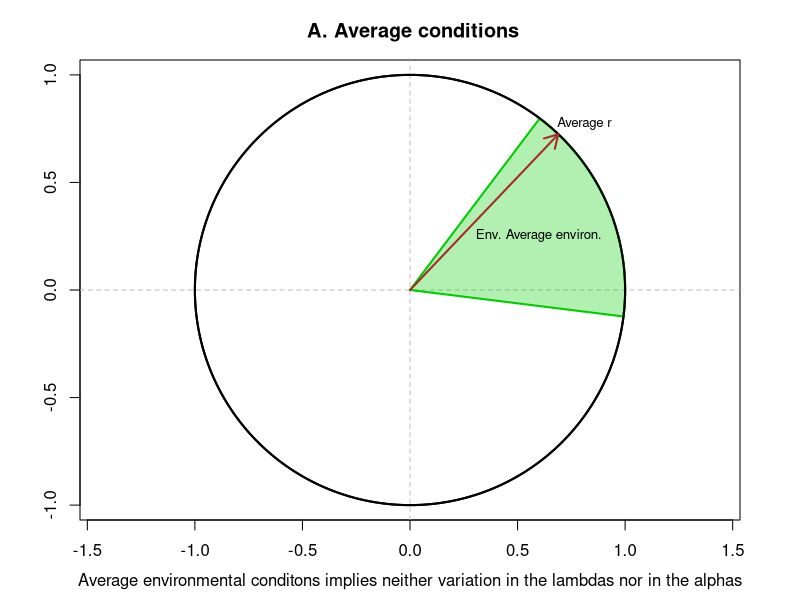
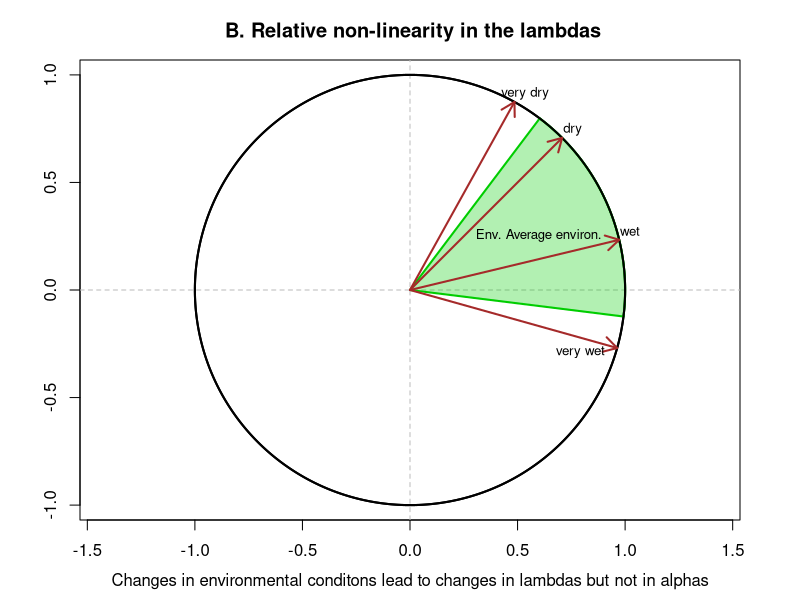
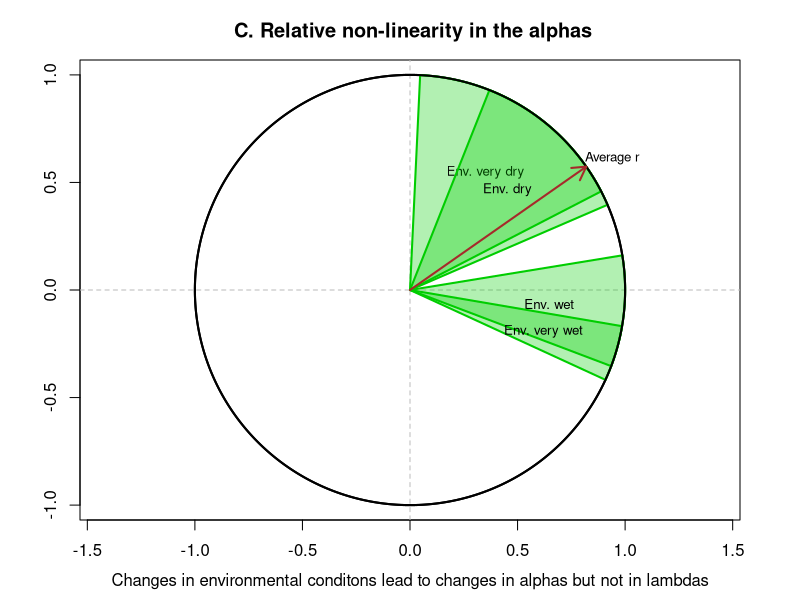
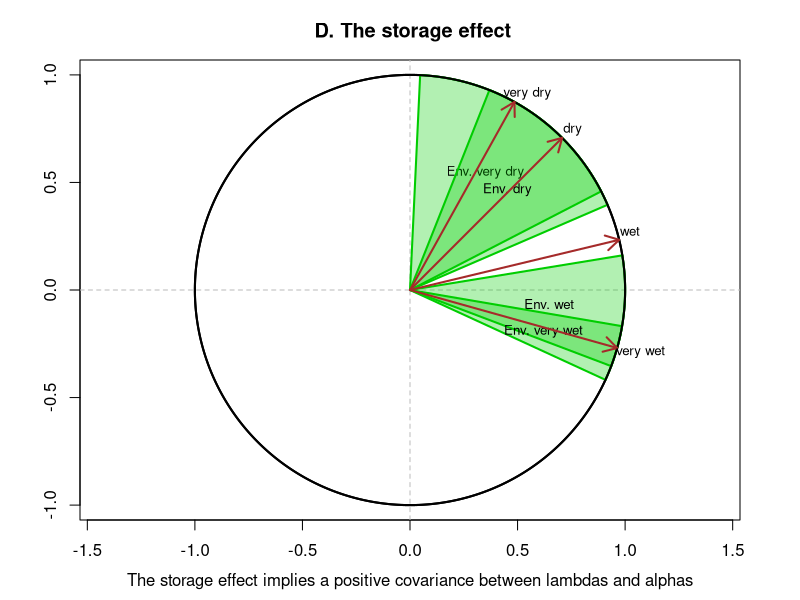
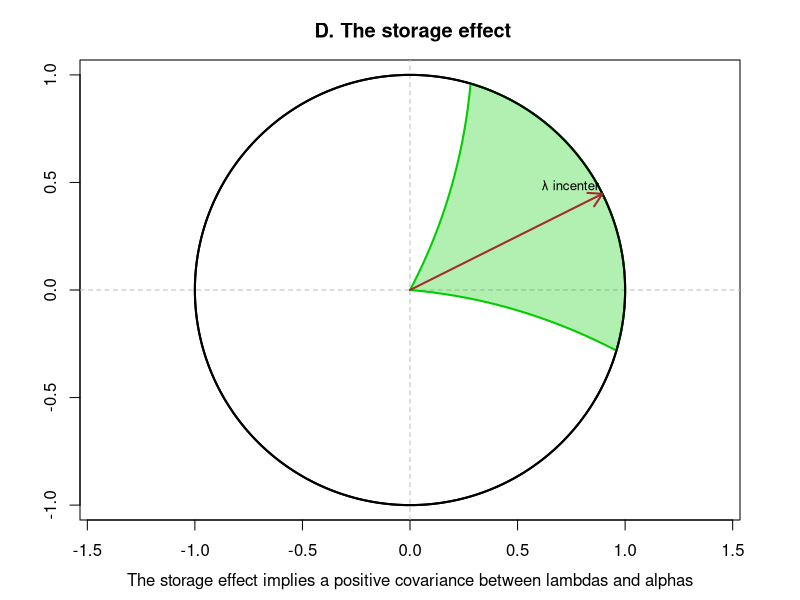

Generate these figures, in order, with R:
library(jpeg)

#par(mfrow = c(2, 2))

# Average conditions ----

# Set up the plot
jpeg("figures/Average conditions.jpg")

par(mar = c(4, 4, 3, 3))  # Set margins
plot(NULL, xlim = c(-0.99, 0.99), ylim = c(-0.99, 0.99), asp = 1,
     xlab = " ", ylab = " ", main = " A. Average conditions")

# Draw the unit circle
theta <- seq(0, 2*pi, length.out = 1000)
x_circle <- cos(theta)
y_circle <- sin(theta)
lines(x_circle, y_circle, col = "black", lwd = 2)

# Add coordinate axes
abline(h = 0, v = 0, col = "gray", lty = 2)

# Number of cones to draw
num_cones <- 1

# Starting positions for cones (in radians)
start_positions <- 0.4


# Different widths for each cone (in radians)
cone_widths <- c(pi/3)

# Colors for the cones
cone_colors <- "green3"

env <- c("Average environ.")

# Draw each cone
for (i in 1:num_cones) {
  # Cone center angle and width
  center_angle <- start_positions[i]
  width <- cone_widths[i]
  
  # Calculate arc on the unit circle for this cone
  arc_angles <- seq(center_angle - width/2, center_angle + width/2, length.out = 100)
  x_arc <- cos(arc_angles)
  y_arc <- sin(arc_angles)
  
  # Draw filled cone
  polygon(c(0, x_arc, 0), c(0, y_arc, 0), col = adjustcolor(cone_colors[i], alpha = 0.3), border = NA)
  
  # Draw cone borders
  segments(0, 0, cos(center_angle - width/2), sin(center_angle - width/2), col = cone_colors[i], lwd = 2)
  segments(0, 0, cos(center_angle + width/2), sin(center_angle + width/2), col = cone_colors[i], lwd = 2)
  
  # Draw arc on unit circle
  lines(x_arc, y_arc, col = cone_colors[i], lwd = 2)
  
  # Add label in the middle of each cone
  label_angle <- center_angle
  label_r <- 0.65  # position of label (distance from origin)
  text(label_r * cos(label_angle), label_r * sin(label_angle), 
       paste0("Env. ", env[i]), col = "black", cex = 0.8)
}

lines(x_circle, y_circle, col = "black", lwd = 2)

#draw a single vector that starts from origin zero, and its normalized
r <- c(1,1.05)
point1 <-r/sqrt(sum(r^2))
arrows(0, 0, x1 = point1[1], y1 = point1[2], length = 0.15, angle = 30,
       code = 2, col = "brown", lty =1, lwd=2)
text(x=point1[1]+0.12, y=point1[2]+0.05, "Average r", cex=0.8)


# Add title at the bottom for explanation
mtext("Average environmental conditons implies neither variation in the lambdas nor in the alphas", side = 1, line = 2.5)
dev.off()

# Relative non-linearity in the lambdas ----

jpeg("figures/Relative non linearity lambdas.jpg")

# Set up the plot
par(mar = c(4, 4, 3, 3))  # Set margins
plot(NULL, xlim = c(-0.99, 0.99), ylim = c(-0.99, 0.99), asp = 1,
     xlab = " ", ylab = " ", main = " B. Relative non-linearity in the lambdas")

# Draw the unit circle
theta <- seq(0, 2*pi, length.out = 1000)
x_circle <- cos(theta)
y_circle <- sin(theta)
lines(x_circle, y_circle, col = "black", lwd = 2)

# Add coordinate axes
abline(h = 0, v = 0, col = "gray", lty = 2)

# Number of cones to draw
num_cones <- 1

# Starting positions for cones (in radians)
start_positions <- 0.4


# Different widths for each cone (in radians)
cone_widths <- c(pi/3)

# Colors for the cones
cone_colors <- "green3"

env <- c("Average environ.")

# Draw each cone
for (i in 1:num_cones) {
  # Cone center angle and width
  center_angle <- start_positions[i]
  width <- cone_widths[i]
  
  # Calculate arc on the unit circle for this cone
  arc_angles <- seq(center_angle - width/2, center_angle + width/2, length.out = 100)
  x_arc <- cos(arc_angles)
  y_arc <- sin(arc_angles)
  
  # Draw filled cone
  polygon(c(0, x_arc, 0), c(0, y_arc, 0), col = adjustcolor(cone_colors[i], alpha = 0.3), border = NA)
  
  # Draw cone borders
  segments(0, 0, cos(center_angle - width/2), sin(center_angle - width/2), col = cone_colors[i], lwd = 2)
  segments(0, 0, cos(center_angle + width/2), sin(center_angle + width/2), col = cone_colors[i], lwd = 2)
  
  # Draw arc on unit circle
  lines(x_arc, y_arc, col = cone_colors[i], lwd = 2)
  
  # Add label in the middle of each cone
  label_angle <- center_angle
  label_r <- 0.65  # position of label (distance from origin)
  text(label_r * cos(label_angle), label_r * sin(label_angle), 
       paste0("Env. ", env[i]), col = "black", cex = 0.8)
}

lines(x_circle, y_circle, col = "black", lwd = 2)

#draw multiple vectors that starts from origin zero, and its normalized
r <- c(1,1)
point1 <-r/sqrt(sum(r^2))
arrows(0, 0, x1 = point1[1], y1 = point1[2], length = 0.15, angle = 30,
       code = 2, col = "brown", lty =1, lwd=2)
text(x=point1[1]+0.05, y=point1[2]+0.04, "dry", cex=0.8)

r <- c(1,1.8)
point1 <-r/sqrt(sum(r^2))
arrows(0, 0, x1 = point1[1], y1 = point1[2], length = 0.15, angle = 30,
       code = 2, col = "brown", lty =1, lwd=2)
text(x=point1[1]+0.05, y=point1[2]+0.04, "very dry", cex=0.8)

r <- c(2.5,0.6)
point1 <-r/sqrt(sum(r^2))
arrows(0, 0, x1 = point1[1], y1 = point1[2], length = 0.15, angle = 30,
       code = 2, col = "brown", lty =1, lwd=2)
text(x=point1[1]+0.05, y=point1[2]+0.04, "wet", cex=0.8)

r <- c(2.5,-0.7)
point1 <-r/sqrt(sum(r^2))
arrows(0, 0, x1 = point1[1], y1 = point1[2], length = 0.15, angle = 30,
       code = 2, col = "brown", lty =1, lwd=2)
text(x=point1[1]-0.17, y=point1[2]-0.02, "very wet", cex=0.8)

# Add title at the bottom for explanation
mtext("Changes in environmental conditons lead to changes in lambdas but not in alphas", side = 1, line = 2.5)
dev.off()

# Relative non-linearity in the alphas ----

# Set up the plot
jpeg("figures/Relative non linearity alphas.jpg")
par(mar = c(4, 4, 3, 3))  # Set margins
plot(NULL, xlim = c(-0.99, 0.99), ylim = c(-0.99, 0.99), asp = 1,
     xlab = " ", ylab = " ", main = " C. Relative non-linearity in the alphas")

# Draw the unit circle
theta <- seq(0, 2*pi, length.out = 1000)
x_circle <- cos(theta)
y_circle <- sin(theta)
lines(x_circle, y_circle, col = "black", lwd = 2)

# Add coordinate axes
abline(h = 0, v = 0, col = "gray", lty = 2)

# Number of cones to draw
num_cones <- 4

# Starting positions for cones (in radians)
start_positions <- c(-0.1, -0.3, 1, 0.8)


# Different widths for each cone (in radians)
cone_widths <- c(pi/6, pi/12, pi/3, pi/4)

# Colors for the cones
cone_colors <- rep("green3", times = num_cones)

env <- c("wet", "very wet","very dry", "dry")

# Draw each cone
for (i in 1:num_cones) {
  # Cone center angle and width
  center_angle <- start_positions[i]
  width <- cone_widths[i]
  
  # Calculate arc on the unit circle for this cone
  arc_angles <- seq(center_angle - width/2, center_angle + width/2, length.out = 100)
  x_arc <- cos(arc_angles)
  y_arc <- sin(arc_angles)
  
  # Draw filled cone
  polygon(c(0, x_arc, 0), c(0, y_arc, 0), col = adjustcolor(cone_colors[i], alpha = 0.3), border = NA)
  
  # Draw cone borders
  segments(0, 0, cos(center_angle - width/2), sin(center_angle - width/2), col = cone_colors[i], lwd = 2)
  segments(0, 0, cos(center_angle + width/2), sin(center_angle + width/2), col = cone_colors[i], lwd = 2)
  
  # Draw arc on unit circle
  lines(x_arc, y_arc, col = cone_colors[i], lwd = 2)
  
  # Add label in the middle of each cone
  label_angle <- center_angle
  label_r <- 0.65  # position of label (distance from origin)
  text(label_r * cos(label_angle), label_r * sin(label_angle), 
       paste0("Env. ", env[i]), col = "black", cex = 0.8)
}

lines(x_circle, y_circle, col = "black", lwd = 2)

#draw a single vector that starts from origin zero, and its normalized
r <- c(1,0.7)
point1 <-r/sqrt(sum(r^2))
arrows(0, 0, x1 = point1[1], y1 = point1[2], length = 0.15, angle = 30,
       code = 2, col = "brown", lty =1, lwd=2)
text(x=point1[1]+0.12, y=point1[2]+0.04, "Average r", cex=0.8)


# Add title at the bottom for explanation
mtext("Changes in environmental conditons lead to changes in alphas but not in lambdas", side = 1, line = 2.5)

dev.off()

# Storage effect ----

# Set up the plot
jpeg("figures/The storage effect2.jpg")
par(mar = c(4, 4, 3, 3))  # Set margins
plot(NULL, xlim = c(-0.99, 0.99), ylim = c(-0.99, 0.99), asp = 1,
     xlab = " ", ylab = " ", main = " D. The storage effect")

# Draw the unit circle
theta <- seq(0, 2*pi, length.out = 1000)
x_circle <- cos(theta)
y_circle <- sin(theta)
lines(x_circle, y_circle, col = "black", lwd = 2)

# Add coordinate axes
abline(h = 0, v = 0, col = "gray", lty = 2)

# Number of cones to draw
num_cones <- 4

# Starting positions for cones (in radians)
start_positions <- c(-0.1, -0.3, 1, 0.8)


# Different widths for each cone (in radians)
cone_widths <- c(pi/6, pi/12, pi/3, pi/4)

# Colors for the cones
cone_colors <- rep("green3", times = num_cones)

env <- c("wet", "very wet","very dry", "dry")

# Draw each cone
for (i in 1:num_cones) {
  # Cone center angle and width
  center_angle <- start_positions[i]
  width <- cone_widths[i]
  
  # Calculate arc on the unit circle for this cone
  arc_angles <- seq(center_angle - width/2, center_angle + width/2, length.out = 100)
  x_arc <- cos(arc_angles)
  y_arc <- sin(arc_angles)
  
  # Draw filled cone
  polygon(c(0, x_arc, 0), c(0, y_arc, 0), col = adjustcolor(cone_colors[i], alpha = 0.3), border = NA)
  
  # Draw cone borders
  segments(0, 0, cos(center_angle - width/2), sin(center_angle - width/2), col = cone_colors[i], lwd = 2)
  segments(0, 0, cos(center_angle + width/2), sin(center_angle + width/2), col = cone_colors[i], lwd = 2)
  
  # Draw arc on unit circle
  lines(x_arc, y_arc, col = cone_colors[i], lwd = 2)
  
  # Add label in the middle of each cone
  label_angle <- center_angle
  label_r <- 0.65  # position of label (distance from origin)
  text(label_r * cos(label_angle), label_r * sin(label_angle), 
       paste0("Env. ", env[i]), col = "black", cex = 0.8)
}

lines(x_circle, y_circle, col = "black", lwd = 2)



#draw a single vector that starts from origin zero, and its normalized
r <- c(1,1)
point1 <-r/sqrt(sum(r^2))
arrows(0, 0, x1 = point1[1], y1 = point1[2], length = 0.15, angle = 30,
       code = 2, col = "brown", lty =1, lwd=2)
text(x=point1[1]+0.05, y=point1[2]+0.04, "dry", cex=0.8)

r <- c(1,1.8)
point1 <-r/sqrt(sum(r^2))
arrows(0, 0, x1 = point1[1], y1 = point1[2], length = 0.15, angle = 30,
       code = 2, col = "brown", lty =1, lwd=2)
text(x=point1[1]+0.06, y=point1[2]+0.04, "very dry", cex=0.8)

r <- c(2.5,0.6)
point1 <-r/sqrt(sum(r^2))
arrows(0, 0, x1 = point1[1], y1 = point1[2], length = 0.15, angle = 30,
       code = 2, col = "brown", lty =1, lwd=2)
text(x=point1[1]+0.05, y=point1[2]+0.04, "wet", cex=0.8)

r <- c(2.5,-0.7)
point1 <-r/sqrt(sum(r^2))
arrows(0, 0, x1 = point1[1], y1 = point1[2], length = 0.15, angle = 30,
       code = 2, col = "brown", lty =1, lwd=2)
text(x=point1[1]+0.11, y=point1[2]-0.02, "very wet", cex=0.8)

mtext("The storage effect implies a positive covariance between lambdas and alphas", side = 1, line = 2.5)

dev.off()

#Storage effect option 2----

jpeg("figures/The storage effect2.jpg")
par(mar = c(4, 4, 3, 3))  # Set margins
plot(NULL, xlim = c(-0.99, 0.99), ylim = c(-0.99, 0.99), asp = 1,
     xlab = " ", ylab = " ", main = " D. The storage effect")

# Draw the unit circle
theta <- seq(0, 2*pi, length.out = 1000)
x_circle <- cos(theta)
y_circle <- sin(theta)
lines(x_circle, y_circle, col = "black", lwd = 2)

# Add coordinate axes
abline(h = 0, v = 0, col = "gray", lty = 2)

# Number of cones to draw
num_cones <- 1

# Starting positions for cones (in radians)
start_positions <- 0.5

# Different widths for each cone (in radians)
cone_widths <- c(pi/2)

# Colors for the cones
cone_colors <- "green3"


# Draw each cone
for (i in 1:num_cones) {
  # Cone center angle and width
  center_angle <- start_positions[i]
  width <- cone_widths[i]
  
  # Calculate arc on the unit circle for this cone
  arc_angles <- seq(center_angle - width/2, center_angle + width/2, length.out = 100)
  x_arc <- cos(arc_angles)
  y_arc <- sin(arc_angles)
  
  # Create curved edges by using Bezier curves
  # For left edge
  left_angle <- center_angle - width/2
  left_control_x <- 0.5 * cos(left_angle + 0.2)  # Control point for curve
  left_control_y <- 0.5 * sin(left_angle + 0.2)
  left_edge_x <- seq(0, cos(left_angle), length.out = 50)
  # Create curved path using quadratic Bezier function
  t <- seq(0, 1, length.out = 50)
  left_edge_y <- (1-t)^2 * 0 + 2*(1-t)*t * left_control_y + t^2 * sin(left_angle)
  left_edge_x <- (1-t)^2 * 0 + 2*(1-t)*t * left_control_x + t^2 * cos(left_angle)
  
  # For right edge
  right_angle <- center_angle + width/2
  right_control_x <- 0.5 * cos(right_angle - 0.2)  # Control point for curve
  right_control_y <- 0.5 * sin(right_angle - 0.2)
  right_edge_x <- seq(0, cos(right_angle), length.out = 50)
  # Create curved path using quadratic Bezier function
  right_edge_y <- (1-t)^2 * 0 + 2*(1-t)*t * right_control_y + t^2 * sin(right_angle)
  right_edge_x <- (1-t)^2 * 0 + 2*(1-t)*t * right_control_x + t^2 * cos(right_angle)
  
  # Draw filled cone with curved edges
  polygon(c(0, left_edge_x, x_arc, right_edge_x[50:1]), 
          c(0, left_edge_y, y_arc, right_edge_y[50:1]), 
          col = adjustcolor(cone_colors[i], alpha = 0.3), border = NA)
  
  # Draw curved cone borders
  lines(left_edge_x, left_edge_y, col = cone_colors[i], lwd = 2)
  lines(right_edge_x, right_edge_y, col = cone_colors[i], lwd = 2)
  
  # Draw arc on unit circle
  lines(x_arc, y_arc, col = cone_colors[i], lwd = 2)
  
  # Add label in the middle of each cone
  label_angle <- center_angle
  label_r <- 0.65  # position of label (distance from origin)
  text(label_r * cos(label_angle), label_r * sin(label_angle), 
       paste0(" "), col = "black", cex = 0.8)
}
lines(x_circle, y_circle, col = "black", lwd = 2)

#draw a single vector that starts from origin zero, and its normalized
r <- c(1,0.5)
point1 <-r/sqrt(sum(r^2))
arrows(0, 0, x1 = point1[1], y1 = point1[2], length = 0.15, angle = 30,
       code = 2, col = "brown", lty =1, lwd=2)
text(x=point1[1]-0.15, y=point1[2]+0.04, "λ incenter", cex=0.8)

# Add title at the bottom for explanation
mtext("The storage effect implies a positive covariance between lambdas and alphas", side = 1, line = 2.5)

dev.off()



